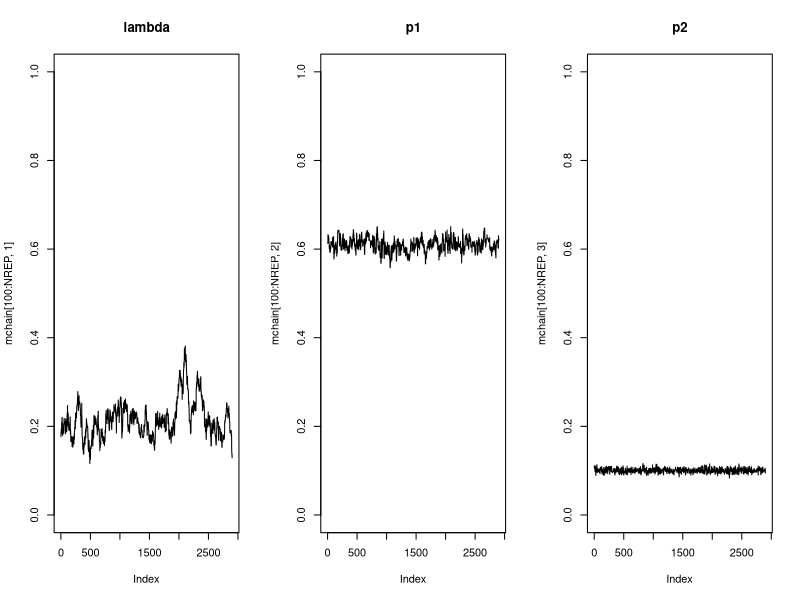
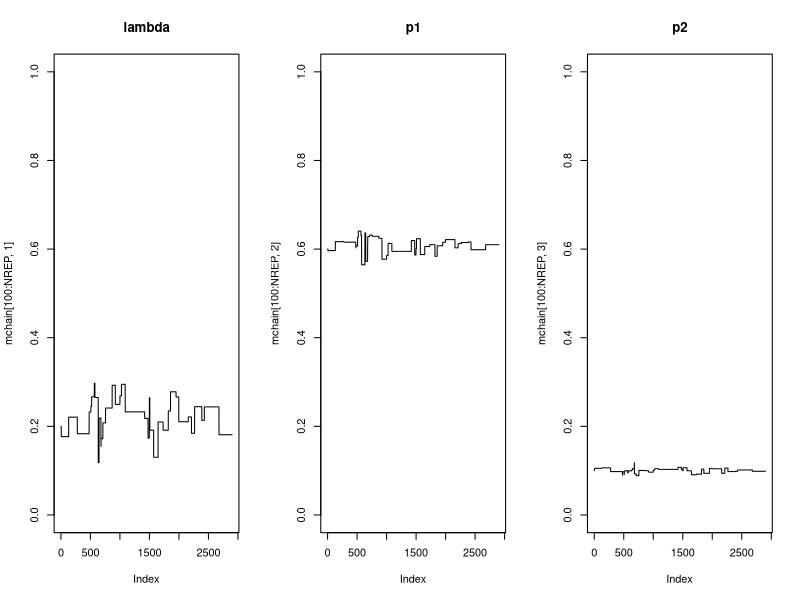
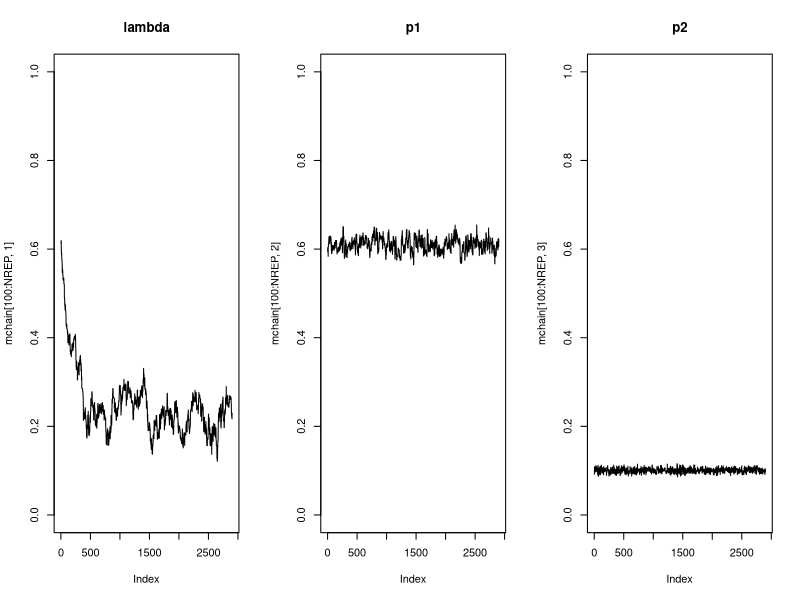
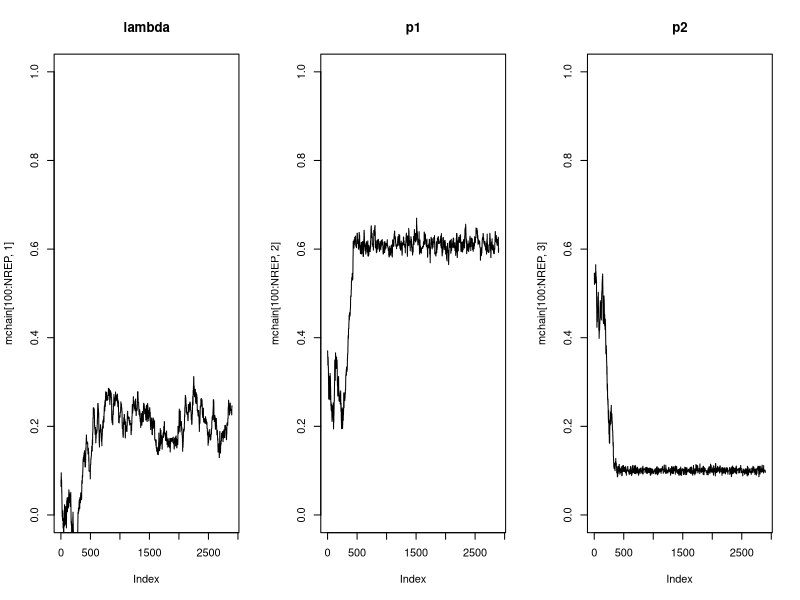

R code for these plots, in order:
## ---- chunk 1
#Generate data
N=100
n=rpois(N,50)
y1=rbinom(N,n,0.6)#CpG
y2=rbinom(N,n,0.1)#non-CpG
y=ifelse(runif(N)<0.2,y1,y2)

#===================================

## logposterior
logpost = function(theta) {
	lambda=theta[1]
	p1=theta[2]
	p2=theta[3]
	if(lambda>=1|p1>1|p2>=1|lambda<=0|p1<=0|p2<0|p1<p2) 
            return(-999999)
        return(sum(log(lambda*p1^y*(1-p1)^(n-y) + (1-lambda)*p2^y*(1-p2)^(n-y))))
}

#===================================

proposal = function(theta) {
## jumping distribution
## choosing the standard deviation of the jumping distribution is discretionary and will affect the acceptance ratio. The ideal acceptance ratio is 10-40%. 
New=theta+rnorm(3)*c(0.01,0.01,0.01)
return(New) 
}

#===================================

NREP = 3000
## starting values
lambda = 0.8
p1 = 0.6
p2 = 0.1
mchain = data.frame(lambda=rep(NA,NREP),p1=rep(NA,NREP), p2=rep(NA,NREP))

#===================================

mchain[1,] = theta = c(lambda, p1, p2)
## keep track of acceptance rate
acc = 0; 
for(i in 2:NREP) {
## lambda
thetaCandidate = proposal(theta)
alpha = logpost(thetaCandidate)-logpost(theta)
if( runif(1) <= exp(alpha) ) {
    acc = acc+1
    theta=thetaCandidate
}
## update chain components
mchain[i,] = theta
}

#===================================
pdf(file = 'lambda = 0.8, p1= 0.6 and p2 = 0.1.pdf')
accept.ratio=acc/NREP
print(paste('Acceptance Ratio:', accept.ratio, sep=' '))
par(mfrow=c(1,3))
plot(mchain[100:NREP,1],type="l",main="lambda",ylim=0:1)
plot(mchain[100:NREP,2],type="l",main="p1",ylim=0:1)
plot(mchain[100:NREP,3],type="l",main="p2",ylim=0:1)
dev.off()
print(paste('Lambda Mean:', mean(mchain[100:NREP,1]), sep=' '))
print(paste('p1 Mean:', mean(mchain[100:NREP,2]), sep=' '))
print(paste('p2 Mean:', mean(mchain[100:NREP,3]), sep=' '))




#===================================

NREP = 3000
## starting values
lambda = 0.2
p1 = 0.3
p2 = 0.6
mchain = data.frame(lambda=rep(NA,NREP),p1=rep(NA,NREP), p2=rep(NA,NREP))

#===================================

mchain[1,] = theta = c(lambda, p1, p2)
## keep track of acceptance rate
acc = 0; 
for(i in 2:NREP) {
## lambda
thetaCandidate = proposal(theta)
alpha = logpost(thetaCandidate)-logpost(theta)
if( runif(1) <= exp(alpha) ) {
    acc = acc+1
    theta=thetaCandidate
}
## update chain components
mchain[i,] = theta
}

#===================================
pdf(file = 'lambda = 0.2, p1= 0.3 and p2 = 0.6.pdf')
accept.ratio=acc/NREP
print(paste('Acceptance Ratio:', accept.ratio, sep=' '))
par(mfrow=c(1,3))
plot(mchain[100:NREP,1],type="l",main="lambda",ylim=0:1)
plot(mchain[100:NREP,2],type="l",main="p1",ylim=0:1)
plot(mchain[100:NREP,3],type="l",main="p2",ylim=0:1)
dev.off()
print(paste('Lambda Mean:', mean(mchain[100:NREP,1]), sep=' '))
print(paste('p1 Mean:', mean(mchain[100:NREP,2]), sep=' '))
print(paste('p2 Mean:', mean(mchain[100:NREP,3]), sep=' '))




#==================================
proposal = function(theta) {
## jumping distribution
## choosing the standard deviation of the jumping distribution is discretionary and will affect the acceptance ratio. The ideal acceptance ratio is 10-40%. 
New=theta+rnorm(3)*c(0.01,0.01,0.01)
return(New) 
}
#===================================

NREP = 3000
## starting values
lambda = 0.2
p1 = 0.6
p2 = 0.1
mchain = data.frame(lambda=rep(NA,NREP),p1=rep(NA,NREP), p2=rep(NA,NREP))

#===================================

mchain[1,] = theta = c(lambda, p1, p2)
## keep track of acceptance rate
acc = 0; 
for(i in 2:NREP) {
## lambda
thetaCandidate = proposal(theta)
alpha = logpost(thetaCandidate)-logpost(theta)
if( runif(1) <= exp(alpha) ) {
    acc = acc+1
    theta=thetaCandidate
}
## update chain components
mchain[i,] = theta
}

#===================================

accept.ratio=acc/NREP
print(paste('Acceptance Ratio:', accept.ratio, sep=' '))
par(mfrow=c(1,3))
plot(mchain[100:NREP,1],type="l",main="lambda",ylim=0:1)
plot(mchain[100:NREP,2],type="l",main="p1",ylim=0:1)
plot(mchain[100:NREP,3],type="l",main="p2",ylim=0:1)

print(paste('Lambda Mean:', mean(mchain[100:NREP,1]), sep=' '))
print(paste('p1 Mean:', mean(mchain[100:NREP,2]), sep=' '))
print(paste('p2 Mean:', mean(mchain[100:NREP,3]), sep=' '))






#==================================
proposal = function(theta) {
## jumping distribution
## choosing the standard deviation of the jumping distribution is discretionary and will affect the acceptance ratio. The ideal acceptance ratio is 10-40%. 
New=theta+rnorm(3)*c(0.08,0.08,0.08)
return(New) 
}
#===================================

NREP = 3000
## starting values
lambda = 0.2
p1 = 0.6
p2 = 0.1
mchain = data.frame(lambda=rep(NA,NREP),p1=rep(NA,NREP), p2=rep(NA,NREP))

#===================================

mchain[1,] = theta = c(lambda, p1, p2)
## keep track of acceptance rate
acc = 0; 
for(i in 2:NREP) {
## lambda
thetaCandidate = proposal(theta)
alpha = logpost(thetaCandidate)-logpost(theta)
if( runif(1) <= exp(alpha) ) {
    acc = acc+1
    theta=thetaCandidate
}
## update chain components
mchain[i,] = theta
}

#===================================

accept.ratio=acc/NREP
print(paste('Acceptance Ratio:', accept.ratio, sep=' '))
par(mfrow=c(1,3))
plot(mchain[100:NREP,1],type="l",main="lambda",ylim=0:1)
plot(mchain[100:NREP,2],type="l",main="p1",ylim=0:1)
plot(mchain[100:NREP,3],type="l",main="p2",ylim=0:1)

print(paste('Lambda Mean:', mean(mchain[100:NREP,1]), sep=' '))
print(paste('p1 Mean:', mean(mchain[100:NREP,2]), sep=' '))
print(paste('p2 Mean:', mean(mchain[100:NREP,3]), sep=' '))

